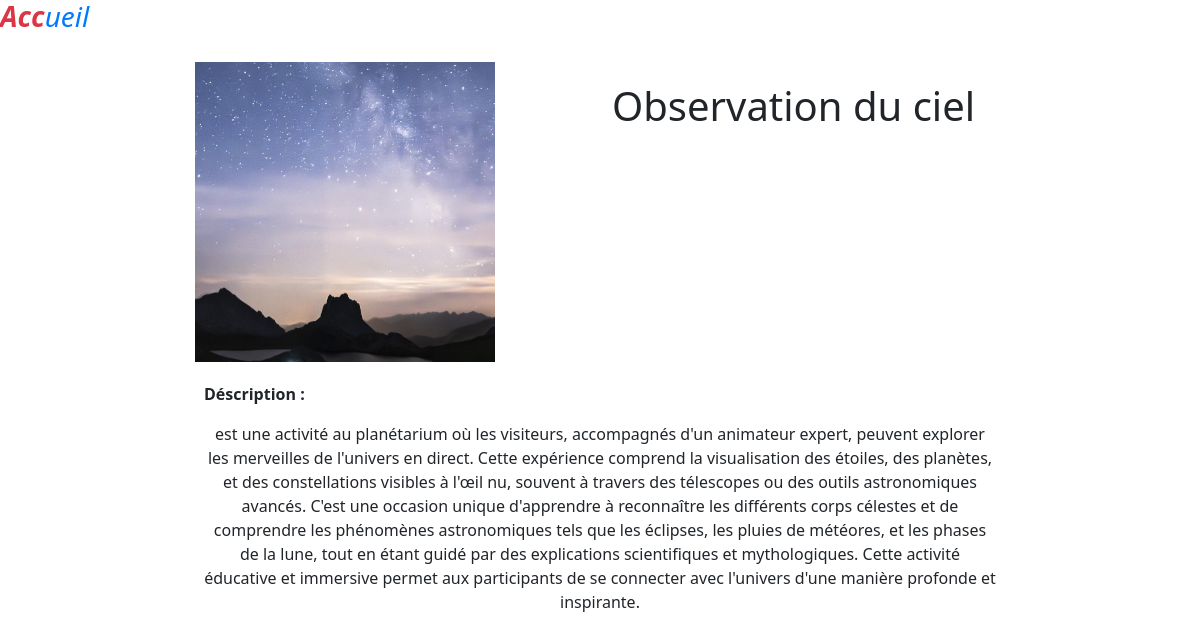
Page /Espace_membre/controleur/Description_day.php?id=6 on the committed database.
### tables this page shows
CREATE TABLE IF NOT EXISTS `day_act` (
  `id` int NOT NULL AUTO_INCREMENT,
  `titre` varchar(255) NOT NULL,
  `texte` varchar(1200) NOT NULL,
  `image` varchar(255) NOT NULL,
  PRIMARY KEY (`id`)
);

### Espace_membre/controleur/Description_day.php (the view, shortened to what this page needs)
<?php
 include('../../autre/bdd.php');
$id = $_GET["id"];
?>
<!DOCTYPE html>
<html lang="en">
<head>
  <link href="https://cdn.jsdelivr.net/npm/bootstrap@5.2.3/dist/css/bootstrap.min.css" rel="stylesheet">
  <link rel="stylesheet" href="https://cdnjs.cloudflare.com/ajax/libs/font-awesome/6.4.0/css/all.min.css" />
</head>
<body>
<h3 class="masthead-brand"><a href="../../Espace_membre/controleur/accueil_c.php" style="color:#fff;"> <i style="color:#dc3545; font-weight:bold;"> Acc</i><i style="color:#007bff; font-dark:bold;">ueil</i></a></h3>
<?php
$sql = "SELECT * FROM day_act WHERE id = :id";
$stmt = $bdd->prepare($sql);
$stmt->bindParam(':id', $id);
$stmt->execute();
$results = $stmt->fetchAll(PDO::FETCH_ASSOC);
foreach ($results as $row) {
?>
    <article class="row">
        <div class="col-sm-5 offset-sm-1">
            <p style="text-align:center; margin:20px;">
                <img src="../../images/produits/<?php echo $row['image']; ?>" width=300 height= 300>
            </p>
        </div>
        <div class="col-sm-6" style="margin-top:40px;">
            <h1><?php echo $row['titre']; ?></h1>
        </div>
        <div class="col-sm-8 offset-sm-2">
            <p style="font-weight: 900;">Déscription :</p>
            <p style="text-align:center;"> <?php echo $row['texte'];?></p>
        </div>
    </article>
  <?php  }
?>
</body>
</html>

### rows in the picture
day_act: image (picture), titre "Observation du ciel", texte "est une activité au planétarium où les visiteurs, accompagnés d'un animateur expert, peuvent explorer les merveilles de l'univers en direct. Cette expérience comprend la visualisation des étoiles, des planètes, et des constellations visibles à l'œil nu, souvent à travers des télescopes ou des outils astronomiques avancés. C'est une occasion unique d'apprendre à reconnaître les différents corps célestes et de comprendre les phénomènes astronomiques tels que les éclipses, les pluies de météores, et les phases de la lune, tout en étant guidé par des explications scientifiques et mythologiques. Cette activité éducative et immersive permet aux participants de se connecter avec l'univers d'une…"
